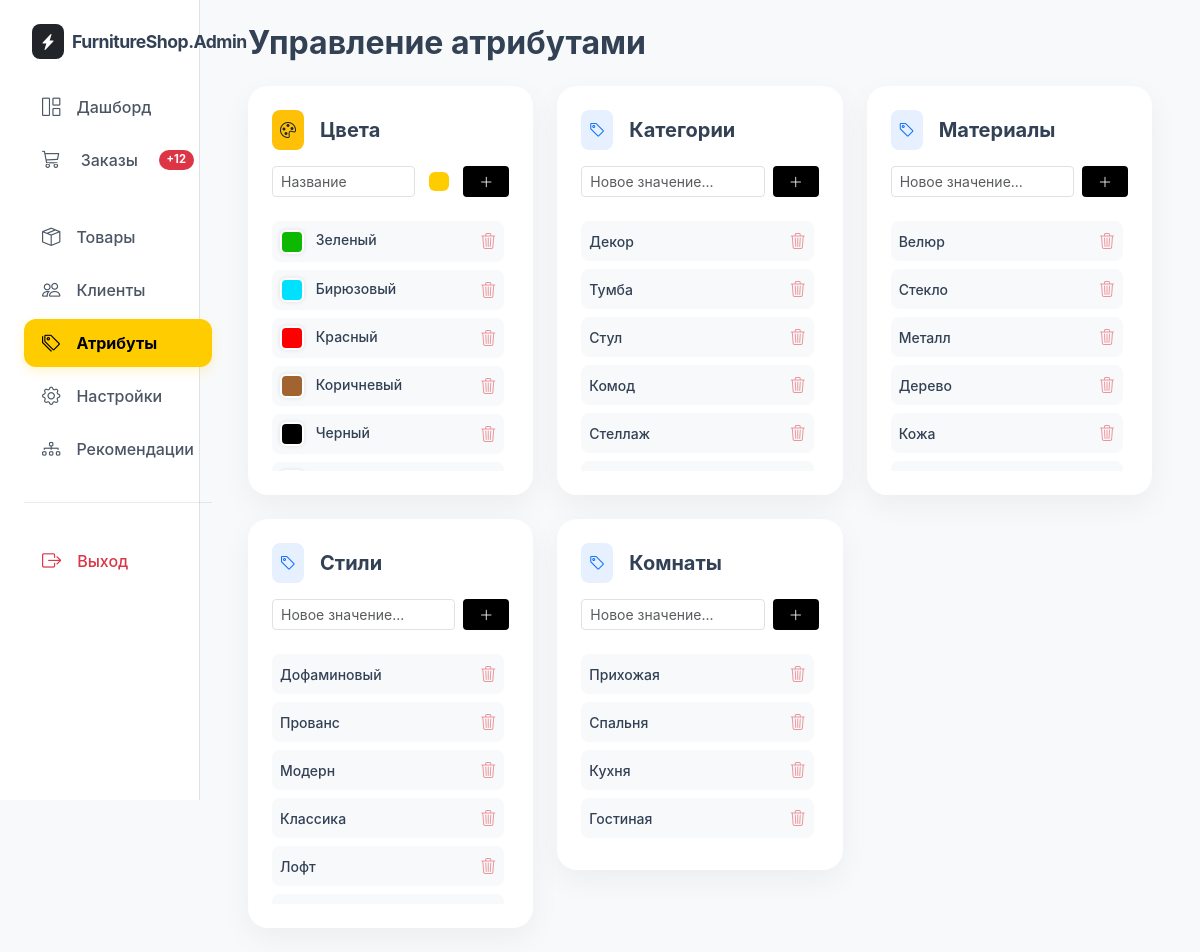
The page /admin/attributes.php (signed in) on the database its author committed.
### tables this page shows
CREATE TABLE `attr_colors` (
  `id` int NOT NULL,
  `name` varchar(100) DEFAULT NULL,
  `color_code` varchar(20) DEFAULT NULL,
  `hex_code` varchar(7) DEFAULT '#cccccc'
);

CREATE TABLE `attr_categories` (
  `id` int NOT NULL,
  `name` varchar(100) DEFAULT NULL
);

CREATE TABLE `attr_materials` (
  `id` int NOT NULL,
  `name` varchar(100) DEFAULT NULL
);

CREATE TABLE `attr_styles` (
  `id` int NOT NULL,
  `name` varchar(100) DEFAULT NULL
);

CREATE TABLE `attr_rooms` (
  `id` int NOT NULL,
  `name` varchar(100) DEFAULT NULL
);

### admin/attributes.php (the view, shortened to what this page needs)
<?php
require 'inc/auth.php';
$tables = [
    'attr_categories' => 'Категории',
    'attr_materials'  => 'Материалы',
    'attr_styles'     => 'Стили',
    'attr_rooms'      => 'Комнаты'
];
?>
<!DOCTYPE html>
<html lang="ru">
<head>
    <link rel="stylesheet" href="../assets/css/bootstrap.min.css">
    <link rel="stylesheet" href="../assets/css/bootstrap-icons.min.css">
    <link rel="stylesheet" href="admin-navigation.css">
</head>
<body>
<div class="container-fluid">
    <div class="row">
        <?php include 'inc/navbar.php'; ?>
        <main class="col-md-10 ms-sm-auto p-4 px-md-5">
            <div class="d-flex justify-content-between align-items-center mb-4">
                <h2 class="fw-bold m-0">Управление атрибутами</h2>
            </div>
            <div class="row g-4">
                <div class="col-md-4">
                    <div class="attr-card p-4">
                        <div class="d-flex align-items-center mb-3">
                            <div class="bg-warning rounded-3 p-2 me-3 text-dark"><i class="bi bi-palette"></i></div>
                            <h5 class="fw-bold m-0">Цвета</h5>
                        </div>
                        <form method="POST" class="d-flex gap-2 mb-4">
                            <input type="text" name="name" class="form-control form-control-sm" placeholder="Название" required>
                            <input type="color" name="hex_code" class="form-control form-control-color form-control-sm border-0" value="#ffcc00" title="Выбрать цвет">
                            <button type="submit" class="btn btn-add btn-sm px-3"><i class="bi bi-plus-lg"></i></button>
                        </form>
                        <div class="scroll-list">
                            <?php
                            $colors = $pdo->query("SELECT * FROM attr_colors ORDER BY id DESC")->fetchAll();
                            foreach($colors as $c): ?>
                                <div class="d-flex justify-content-between align-items-center p-2 mb-2 bg-light rounded-3">
                                    <span class="small fw-medium">
                                        <span class="color-badge me-2" style="background: <?= $c['hex_code'] ?>"></span>
                                        <?= mb_ucfirst(htmlspecialchars($c['name'])) ?>
                                    </span>
                                    <a href="?delete=1&table=attr_colors&id=<?= $c['id'] ?>" class="text-danger opacity-50" onclick="return confirm('Удалить?')">
                                        <i class="bi bi-trash3"></i>
                                    </a>
                                </div>
                            <?php endforeach; ?>
                        </div>
                    </div>
                </div>
                <?php foreach($tables as $tbl => $label): ?>
                <div class="col-md-4">
                    <div class="attr-card p-4">
                        <div class="d-flex align-items-center mb-3">
                            <div class="bg-primary bg-opacity-10 text-primary rounded-3 p-2 me-3"><i class="bi bi-tag"></i></div>
                            <h5 class="fw-bold m-0"><?= $label ?></h5>
                        </div>
                        <form method="POST" class="d-flex gap-2 mb-4">
                            <input type="text" name="name" class="form-control form-control-sm" placeholder="Новое значение..." required>
                            <button type="submit" class="btn btn-add btn-sm px-3"><i class="bi bi-plus-lg"></i></button>
                        </form>
                        <div class="scroll-list">
                            <?php
                            $items = $pdo->query("SELECT * FROM $tbl ORDER BY id DESC")->fetchAll();
                            foreach($items as $it): ?>
                                <div class="d-flex justify-content-between align-items-center p-2 mb-2 bg-light rounded-3">
                                    <span class="small fw-medium"><?= mb_ucfirst(htmlspecialchars($it['name'])) ?></span>
                                    <a href="?delete=1&table=<?= $tbl ?>&id=<?= $it['id'] ?>" class="text-danger opacity-50" onclick="return confirm('Удалить?')">
                                        <i class="bi bi-trash3"></i>
                                    </a>
                                </div>
                            <?php endforeach; ?>
                        </div>
                    </div>
                </div>
                <?php endforeach; ?>
            </div>
        </main>
    </div>
</div>
</body>
</html>

### admin/admin-navigation.css (style rules this page uses)
:root { --yandex-yellow: #ffcc00; }

### admin/attributes.php (style rules this page uses)
:root { --yandex-yellow: #ffcc00; --soft-bg: #f8f9fa; --dark-slate: #0f172a; }
body { background: var(--soft-bg); font-family: 'Inter', system-ui, sans-serif; color: #334155; }
.attr-card { background: white; border-radius: 20px; border: none; box-shadow: 0 10px 30px rgba(0,0,0,0.05); transition: 0.3s; }
.color-badge { width: 24px; height: 24px; display: inline-block; border-radius: 6px; border: 2px solid #fff; box-shadow: 0 0 5px rgba(0,0,0,0.1); vertical-align: middle; }
.scroll-list { max-height: 250px; overflow-y: auto; padding-right: 5px; }
.btn-add { background: #000; color: #fff; border: none; }

### rows shown on the page
attr_colors: name "Зеленый"
attr_colors: name "Бирюзовый"
attr_colors: name "Красный"
attr_colors: name "Коричневый"
attr_colors: name "Черный"
attr_categories: name "Декор"
attr_categories: name "Тумба"
attr_categories: name "Стул"
attr_categories: name "Комод"
attr_categories: name "Стеллаж"
attr_materials: name "Велюр"
attr_materials: name "Стекло"
attr_materials: name "Металл"
attr_materials: name "Дерево"
attr_materials: name "Кожа"
attr_styles: name "Дофаминовый"
attr_styles: name "Прованс"
attr_styles: name "Модерн"
attr_styles: name "Классика"
attr_styles: name "Лофт"
attr_rooms: name "Прихожая"
attr_rooms: name "Спальня"
attr_rooms: name "Кухня"
attr_rooms: name "Гостиная"

### other values the page prints
$new_orders_count "12"
$label "Категории"
$label "Материалы"
$label "Стили"
$label "Комнаты"
